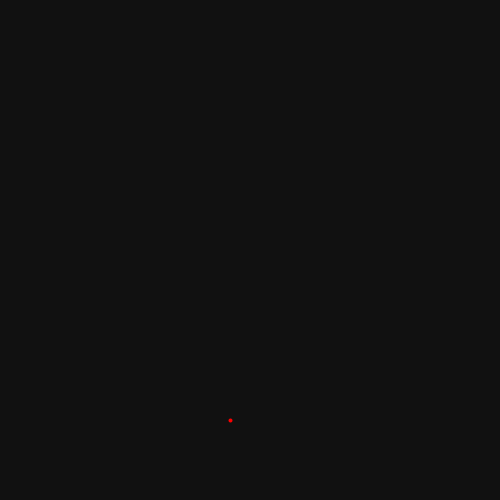
Frame 1 (no input)
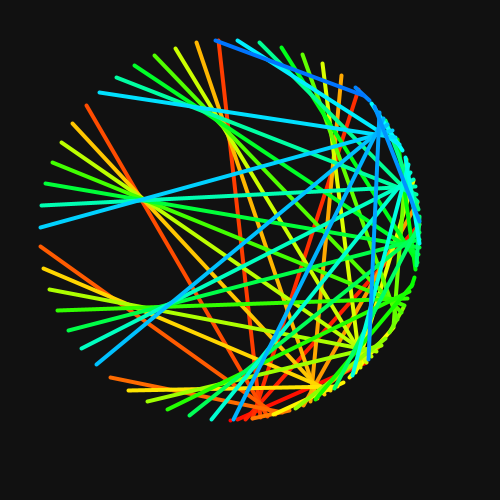
Frame 60 (the mouse pressed at the canvas centre just before this capture)
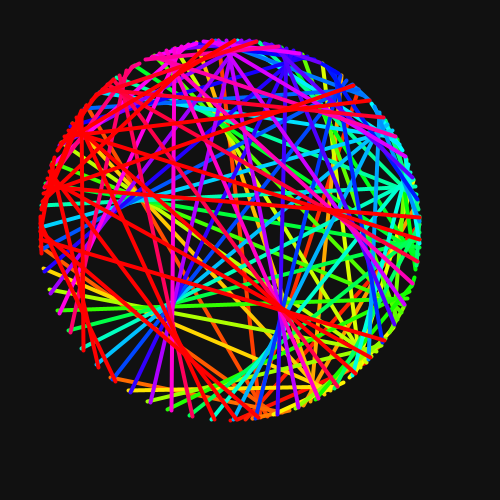
Frame 120 (the mouse held since frame 60 and released just before this capture)

The Processing sketch that drew these frames (run headless with seeded random() and noise(); from frame 60 on, the mouse is pressed at the canvas centre):

// Processing sketch: sketch_67
// ── sketch_67.pde
// episode 67 fun programming
// circular motion sine and her cousin

float a = 0;
float b = 0;
float co = 0;

void setup() {
  background(#111111);
  colorMode(HSB, 100);
  size(500, 500);
  smooth();
  strokeWeight(4);
}

void draw() {

  stroke(co, 100, 100, 120);

  float x0 = map(sin(a), -1, 1, 40, width -80);
  float y0 = map(cos(a), -1, 1, 40, height -80);

  float x1 = map(sin(b), -1, 1, 40, width -80);
  float y1 = map(cos(b), -1, 1, 40, height -80);

  // background();
  // stroke(0);
  // point(x0,y0);
  // point(x1,y1);

  line(x0, y0, x1, y1);

  // --- sketch 1 -- //
  //  a = a + 0.02;
  //  b = b + 0.9;

  // --- sketch 2 -- //
  a = a + 0.04;
  b = b + 0.8;


  co = co +1;
  if (co > 200) {
    co = 0;
  }
}
